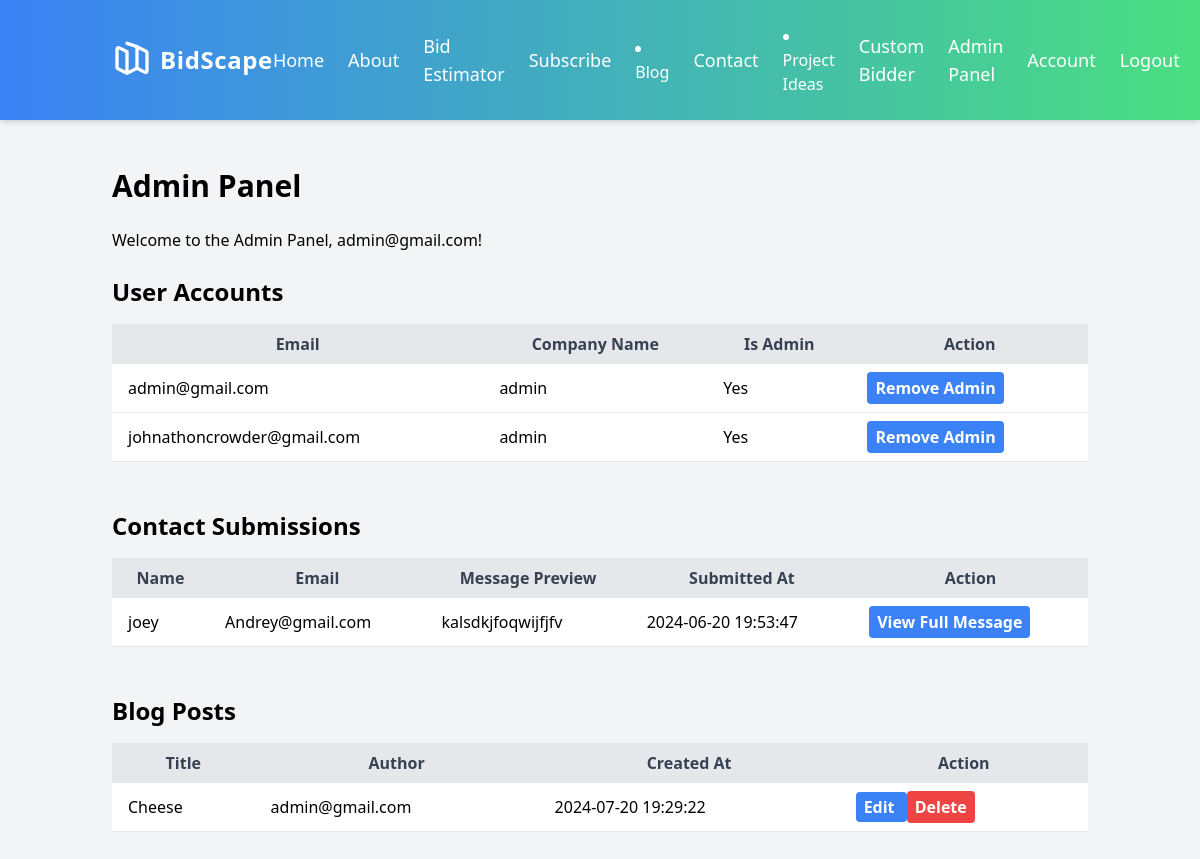
The page /admin (signed in) on the database its author committed.
### app/models.py (models this page shows, shortened)
class User(UserMixin, db.Model):
    id = db.Column(db.Integer, primary_key=True)
    email = db.Column(db.String(120), unique=True, nullable=False)
    company_name = db.Column(db.String(120), nullable=True)
    password_hash = db.Column(db.String(128))
    logo = db.Column(db.LargeBinary, nullable=True)
    logo_mimetype = db.Column(db.String(64), nullable=True)
    website = db.Column(db.String(120), nullable=True)
    business_email = db.Column(db.String(120), nullable=True)
    phone_number = db.Column(db.String(20), nullable=True)
    is_admin = db.Column(db.Boolean, default=False)

class ContactSubmission(db.Model):
    id = db.Column(db.Integer, primary_key=True)
    name = db.Column(db.String(100), nullable=False)
    email = db.Column(db.String(120), nullable=False)
    message = db.Column(db.Text, nullable=False)
    submitted_at = db.Column(db.DateTime, nullable=False, default=datetime.utcnow)

class BlogPost(db.Model):
    id = db.Column(db.Integer, primary_key=True)
    title = db.Column(db.String(100), nullable=False)
    content = db.Column(db.Text, nullable=False)
    author_id = db.Column(db.Integer, db.ForeignKey('user.id'), nullable=False)
    created_at = db.Column(db.DateTime, nullable=False, default=datetime.utcnow)
    updated_at = db.Column(db.DateTime, nullable=False, default=datetime.utcnow, onupdate=datetime.utcnow)
    author = db.relationship('User', backref=db.backref('blog_posts', lazy=True))

### app/routes.py (the view)
@bp.route('/admin')
@login_required
def admin():
    if not current_user.is_admin:
        abort(403)
    users = User.query.all()
    contact_submissions = ContactSubmission.query.order_by(ContactSubmission.submitted_at.desc()).all()
    blog_posts = BlogPost.query.order_by(BlogPost.created_at.desc()).all()
    return render_template('admin.html', users=users, contact_submissions=contact_submissions, blog_posts=blog_posts)

### app/models.py (called while the page is built)
@login_manager.user_loader
def load_user(id):
    return User.query.get(int(id))

### app/templates/admin.html (shortened to what this page needs)
{% extends 'base.html' %}
{% block content %}
<div class="container mx-auto px-6 py-12">
    <h1 class="text-3xl font-bold mb-6">Admin Panel</h1>
    <p class="mb-6">Welcome to the Admin Panel, {{ current_user.email }}!</p>
    <h2 class="text-2xl font-bold mb-4">User Accounts</h2>
    {% if users %}
        <table class="w-full mb-6">
            <thead>
                <tr class="bg-gray-200 text-gray-700">
                    <th class="py-2 px-4">Email</th>
                    <th class="py-2 px-4">Company Name</th>
                    <th class="py-2 px-4">Is Admin</th>
                    <th class="py-2 px-4">Action</th>
                </tr>
            </thead>
            <tbody>
                {% for user in users %}
                    <tr class="bg-white hover:bg-gray-100">
                        <td class="py-2 px-4 border-b">{{ user.email }}</td>
                        <td class="py-2 px-4 border-b">{{ user.company_name or 'N/A' }}</td>
                        <td class="py-2 px-4 border-b">{{ 'Yes' if user.is_admin else 'No' }}</td>
                        <td class="py-2 px-4 border-b">
                            <form action="{{ url_for('main.toggle_admin', user_id=user.id) }}" method="POST">
                                <button type="submit" class="bg-blue-500 hover:bg-blue-600 text-white font-bold py-1 px-2 rounded">
                                    {{ 'Remove Admin' if user.is_admin else 'Make Admin' }}
                                </button>
                            </form>
                        </td>
                    </tr>
                {% endfor %}
            </tbody>
        </table>
    {% else %}
        <p>No user accounts found.</p>
    {% endif %}
    <h2 class="text-2xl font-bold mb-4 mt-12">Contact Submissions</h2>
    {% if contact_submissions %}
        <table class="w-full mb-6">
            <thead>
                <tr class="bg-gray-200 text-gray-700">
                    <th class="py-2 px-4">Name</th>
                    <th class="py-2 px-4">Email</th>
                    <th class="py-2 px-4">Message Preview</th>
                    <th class="py-2 px-4">Submitted At</th>
                    <th class="py-2 px-4">Action</th>
                </tr>
            </thead>
            <tbody>
                {% for submission in contact_submissions %}
                    <tr class="bg-white hover:bg-gray-100">
                        <td class="py-2 px-4 border-b">{{ submission.name }}</td>
                        <td class="py-2 px-4 border-b">{{ submission.email }}</td>
                        <td class="py-2 px-4 border-b">{{ submission.message[:50] }}{% if submission.message|length > 50 %}...{% endif %}</td>
                        <td class="py-2 px-4 border-b">{{ submission.submitted_at.strftime('%Y-%m-%d %H:%M:%S') }}</td>
                        <td class="py-2 px-4 border-b">
                            <button onclick="openModal('{{ submission.id }}')" class="bg-blue-500 hover:bg-blue-600 text-white font-bold py-1 px-2 rounded">
                                View Full Message
                            </button>
                        </td>
                    </tr>
                {% endfor %}
            </tbody>
        </table>
    {% else %}
        <p>No contact submissions found.</p>
    {% endif %}
    <h2 class="text-2xl font-bold mb-4 mt-12">Blog Posts</h2>
{% if blog_posts %}
    <table class="w-full mb-6">
        <thead>
            <tr class="bg-gray-200 text-gray-700">
                <th class="py-2 px-4">Title</th>
                <th class="py-2 px-4">Author</th>
                <th class="py-2 px-4">Created At</th>
                <th class="py-2 px-4">Action</th>
            </tr>
        </thead>
        <tbody>
            {% for post in blog_posts %}
                <tr class="bg-white hover:bg-gray-100">
                    <td class="py-2 px-4 border-b">{{ post.title }}</td>
                    <td class="py-2 px-4 border-b">{{ post.author.email }}</td>
                    <td class="py-2 px-4 border-b">{{ post.created_at.strftime('%Y-%m-%d %H:%M:%S') }}</td>
                    <td class="py-2 px-4 border-b">
                        <a href="{{ url_for('main.edit_post', post_id=post.id) }}" class="bg-blue-500 hover:bg-blue-600 text-white font-bold py-1 px-2 rounded">
                            Edit
                        </a>
                        <form action="{{ url_for('main.delete_post', post_id=post.id) }}" method="POST" class="inline">
                            <button type="submit" class="bg-red-500 hover:bg-red-600 text-white font-bold py-1 px-2 rounded" onclick="return confirm('Are you sure you want to delete this post?')">
                                Delete
                            </button>
                        </form>
                    </td>
                </tr>
            {% endfor %}
        </tbody>
    </table>
{% else %}
    <p>No blog posts found.</p>
{% endif %}
</div>
{% endblock %}

### app/templates/base.html (shortened to what this page needs)
<!DOCTYPE html>
<html lang="en">
<head>
    <script src="https://cdn.tailwindcss.com"></script>
    <link rel="stylesheet" href="https://cdnjs.cloudflare.com/ajax/libs/animate.css/4.1.1/animate.min.css">
</head>
<body class="bg-gray-100">
    <header class="bg-gradient-to-r from-blue-500 to-green-400 text-white py-6 shadow-md">
        <div class="container mx-auto px-6">
            <nav class="flex justify-between items-center">
                <div class="flex items-center space-x-2">
                    <a href="{{ url_for('main.index') }}" class="text-2xl font-extrabold tracking-wide">BidScape</a>
                </div>
                <div class="hidden md:flex items-center space-x-6">
                    <a href="{{ url_for('main.index') }}" class="text-lg font-medium hover:text-blue-100 transition duration-300 ease-in-out">Home</a>
                    <a href="{{ url_for('main.about') }}" class="text-lg font-medium hover:text-blue-100 transition duration-300 ease-in-out">About</a>
                    <a href="{{ url_for('main.bid_estimator') }}" class="text-lg font-medium hover:text-blue-100 transition duration-300 ease-in-out">Bid Estimator</a>
                    <a href="{{ url_for('main.subscribe') }}" class="text-lg font-medium hover:text-blue-100 transition duration-300 ease-in-out">Subscribe</a>
                    <li><a href="{{ url_for('main.blog') }}" class="hover:text-blue-400">Blog</a></li>
                    <a href="{{ url_for('main.contact') }}" class="text-lg font-medium hover:text-blue-100 transition duration-300 ease-in-out">Contact</a>
                    <li><a href="{{ url_for('main.project_ideas') }}" class="hover:text-blue-400">Project Ideas</a></li>
                    {% if current_user.is_authenticated %}
                        <a href="{{ url_for('main.custom_bidder') }}" class="text-lg font-medium hover:text-blue-100 transition duration-300 ease-in-out">Custom Bidder</a>
                        {% if current_user.is_admin %}
                            <a href="{{ url_for('main.admin') }}" class="text-lg font-medium hover:text-blue-100 transition duration-300 ease-in-out">Admin Panel</a>
                        {% endif %}
                        <a href="{{ url_for('main.account') }}" class="text-lg font-medium hover:text-blue-100 transition duration-300 ease-in-out">Account</a>
                        <a href="{{ url_for('main.logout') }}" class="text-lg font-medium hover:text-blue-100 transition duration-300 ease-in-out">Logout</a>
                    {% else %}
                        <a href="{{ url_for('main.login') }}" class="text-lg font-medium hover:text-blue-100 transition duration-300 ease-in-out">Login</a>
                        <a href="{{ url_for('main.signup') }}" class="text-lg font-medium hover:text-blue-100 transition duration-300 ease-in-out">Sign Up</a>
                    {% endif %}
                </div>
            </nav>
        </div>
    </header>
    <main class="min-h-screen">
        {% block content %}{% endblock %}
    </main>
</body>
</html>

### rows shown on the page
User: email "admin@gmail.com", company_name "admin", is_admin "Yes", is_admin "Remove Admin"
User: email "johnathoncrowder@gmail.com", company_name "admin", is_admin "Yes", is_admin "Remove Admin"
ContactSubmission: name "joey", email "Andrey@gmail.com", message "kalsdkjfoqwijfjfv", submitted_at "2024-06-20 19:53:47"
BlogPost: title "Cheese", author.email "admin@gmail.com", created_at "2024-07-20 19:29:22"
